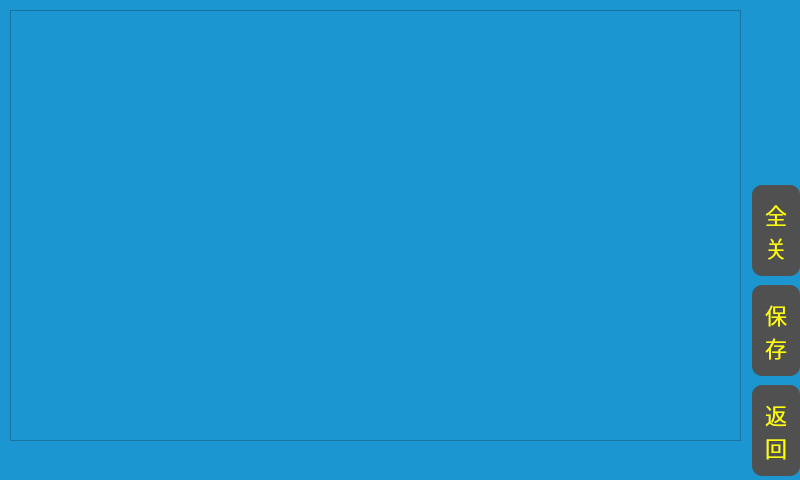
<?xml version="1.0" encoding="UTF-8"?>
<ui version="4.0">
 <class>WarningSetting</class>
 <widget class="QDialog" name="WarningSetting">
  <property name="geometry">
   <rect>
    <x>0</x>
    <y>0</y>
    <width>800</width>
    <height>480</height>
   </rect>
  </property>
  <property name="windowTitle">
   <string>Dialog</string>
  </property>
  <property name="styleSheet">
   <string notr="true">QWidget{
background-color: rgb(27, 150, 208);
}
QPushButton{
border-radius:10;
background-color: rgb(80, 80, 80);
font-size:22px;
color:rgb(255, 255, 0);
}
QPushButton::pressed{
background-color: rgb(120, 120, 120);
}</string>
  </property>
  <widget class="QPushButton" name="btn_ok">
   <property name="geometry">
    <rect>
     <x>752</x>
     <y>285</y>
     <width>48</width>
     <height>91</height>
    </rect>
   </property>
   <property name="font">
    <font>
     <pointsize>-1</pointsize>
    </font>
   </property>
   <property name="styleSheet">
    <string notr="true"/>
   </property>
   <property name="text">
    <string>保
存</string>
   </property>
  </widget>
  <widget class="QTableWidget" name="tableWidget">
   <property name="geometry">
    <rect>
     <x>10</x>
     <y>10</y>
     <width>731</width>
     <height>431</height>
    </rect>
   </property>
   <property name="styleSheet">
    <string notr="true"/>
   </property>
   <property name="verticalScrollBarPolicy">
    <enum>Qt::ScrollBarAsNeeded</enum>
   </property>
   <property name="autoScroll">
    <bool>false</bool>
   </property>
   <property name="editTriggers">
    <set>QAbstractItemView::NoEditTriggers</set>
   </property>
   <property name="dragDropOverwriteMode">
    <bool>false</bool>
   </property>
  </widget>
  <widget class="QPushButton" name="btn_back">
   <property name="geometry">
    <rect>
     <x>752</x>
     <y>385</y>
     <width>48</width>
     <height>91</height>
    </rect>
   </property>
   <property name="font">
    <font>
     <pointsize>-1</pointsize>
    </font>
   </property>
   <property name="styleSheet">
    <string notr="true"/>
   </property>
   <property name="text">
    <string>返
回</string>
   </property>
  </widget>
  <widget class="QPushButton" name="btn_all">
   <property name="geometry">
    <rect>
     <x>752</x>
     <y>185</y>
     <width>48</width>
     <height>91</height>
    </rect>
   </property>
   <property name="font">
    <font>
     <pointsize>-1</pointsize>
    </font>
   </property>
   <property name="styleSheet">
    <string notr="true"/>
   </property>
   <property name="text">
    <string>全
关</string>
   </property>
  </widget>
  <widget class="QLabel" name="label_tips">
   <property name="geometry">
    <rect>
     <x>270</x>
     <y>440</y>
     <width>221</width>
     <height>41</height>
    </rect>
   </property>
   <property name="styleSheet">
    <string notr="true">background-color:transparent;
font-size:22px;
color:red;</string>
   </property>
   <property name="text">
    <string/>
   </property>
   <property name="alignment">
    <set>Qt::AlignCenter</set>
   </property>
  </widget>
 </widget>
 <resources/>
 <connections/>
</ui>
